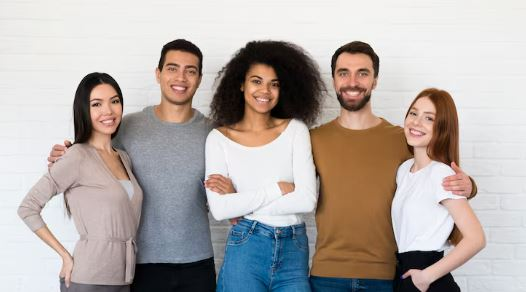
#> input picture enero_20/deteccion/persona.jpg, 526 x 292 px
$ python detectar_rostro.py
#> lines starting #> are read from the running program, lines starting #| are printed output that depends on the picture; after the words box and inside, x2 and y2 are one past the last pixel; in counts of white or black regions, pixels touching at a corner belong together
import cv2
import os
BASE_DIR=os.path.dirname(__file__)
nombre_archivo="persona.jpg"
RUTA_ARCHIVO=os.path.join(BASE_DIR,nombre_archivo)

#Cargamos el clasificador de rostros
face_cascade=cv2.CascadeClassifier(
    cv2.data.haarcascades + 'haarcascade_frontalface_default.xml'
)

#Cargamos la imagen
image =cv2.imread(RUTA_ARCHIVO)
#> image is the input picture: shape (292, 526, 3); mean B, G, R 169, 172.8, 181

#convirtiendo la imagen a gris
gray=cv2.cvtColor(image,cv2.COLOR_BGR2GRAY)
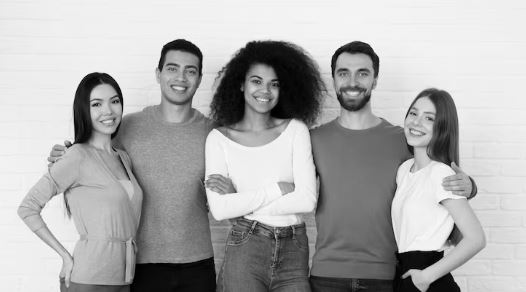
#> gray: shape (292, 526); min 0, max 255, mean 174.8

#detectar rostros
faces = face_cascade.detectMultiScale(
    gray,
    scaleFactor=1.5,
    minNeighbors=5
)
#> faces = [[154, 48, 54, 54], [327, 52, 54, 54], [236, 62, 54, 54], [79, 82, 54, 54]]

#dibujar rectagulos
for (x,y,w,h) in faces:
    cv2.rectangle(
        image,
        (x,y),
        (x+w,y+h),
        (0,255,0),
        2
    )
#> this loop made 4 passes
#> (x, y) on passes 1 to 4: (154, 48), (327, 52), (236, 62), (79, 82)
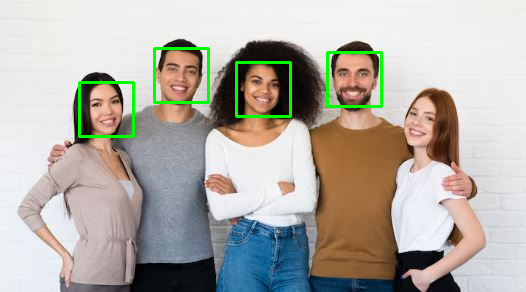
#> image: shape (292, 526, 3); 1.68% of pixels changed, all inside (x1, y1, x2, y2) = (78, 47, 383, 138)

#Mostramos la imagen
cv2.imshow("Deteccion de rostros",image)
cv2.waitKey(0)
cv2.destroyAllWindows()
